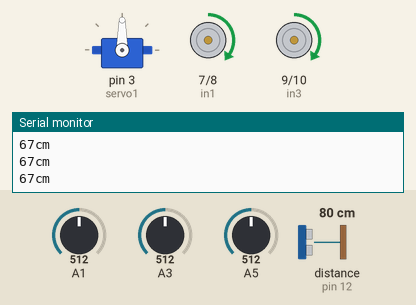
Bench run of a sketch on a simulated Arduino Uno, built with avr-gcc and run on an emulated ATmega328P. Shown: servo, motor-driver pin pairs drawn as motors (green arrow = first pin HIGH = forward, orange = second pin HIGH = backward, longer = more drive, scaled by the enable pin), the last lines printed to the serial monitor. Wiring (inferred from the names in the program): ultrasonic range finder: trigger pin 11; echo pin 12. The test bench sets the inputs (shaded band); at power-on: distance to the obstacle (sensor on pin 12) 80 cm, A1 = 512, A3 = 512, A5 = 512. The echo pulse lasts 58.3 µs per cm.

Above: at 1.2 s.
1.3 s: distance to the obstacle (sensor on pin 12) set to 2 cm
At 2.2 s:
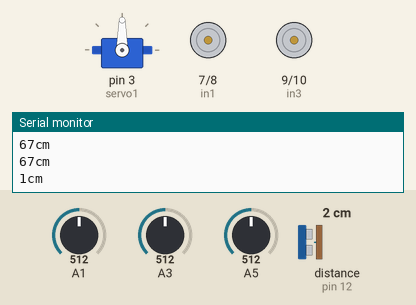
At 3.61 s:
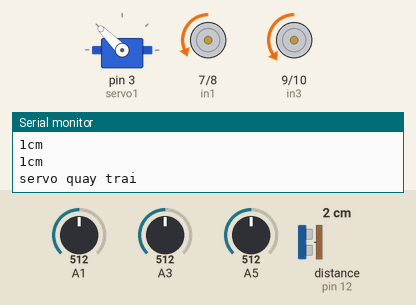
4.3 s: A1 set to 111
7.3 s: A1 set to 96
At 9.0 s:
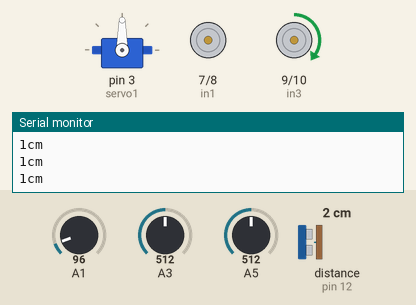
Timing chart, 0 to 10.5 s (numbered marks = the images above; inputs shaded):
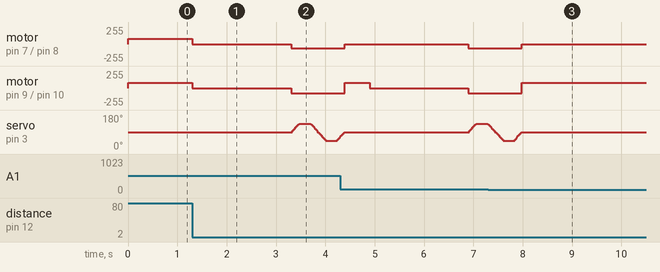

Measured:
- the behaviour switches between 101 and 100 on A1 (found by bisection; images 2 and 3)
- after the input at 1.3 s, motor on pin 7 (in1) / pin 8 (in2): forward 78/255 → stopped at once, → backward 65/255 2.0 s later; motor on pin 9 (in3) / pin 10 (in4): forward 78/255 → stopped at once, → backward 78/255 2.0 s later
- after the input at 7.3 s, motor on pin 7 (in1) / pin 8 (in2): goes on until 8.0 s, then stays stopped; motor on pin 9 (in3) / pin 10 (in4): goes on until 8.0 s, then stays forward 78/255; servo on pin 3 (servo1): goes on until 8.0 s, then stays 90°
- by itself, servo on pin 3 (servo1): rises from 60° to 135° in 2.8 s, then falls to 132° in 0.23 s

The sketch:

dolinevatcan1.ino
```cpp
#include <Servo.h>
#include <RedBot.h>
RedBotSensor left_sen = RedBotSensor(A1); //Chân S1
//RedBotSensor left_sen1 = RedBotSensor(A2); //Chân S2
RedBotSensor center_sen = RedBotSensor(A3); //Chân S3
RedBotSensor right_sen = RedBotSensor(A5);//Chân S4
//RedBotSensor right_sen1 = RedBotSensor(A4);//Chân S5

int lineStandard = 100;
// mach cau H ( tu trai qua phai: day trang so 5, day xam so 10, day tim so 9, day xanh duong so 8 , day xanh la so  7, day vang dam so 6,)
//tren trai mach cau H gom: enA-in4-in3      con ben phai gom:enB-in2-in1    mach cau H hoat dong tu phai sang trai
byte in1 =7;
byte in2 =8;
byte in3 =9;
byte in4 =10;
int enA = 5;
int enB = 6;
int i,j;
int k,t;
int n,x;
#define trig 11  // khai bao chan 11 la chan trig cua sieu am
#define echo 12  // khai bao chan 12 la chan echo cua sieu am
int  spd=78;// giá trị băm xung=50% cong suat(191/255)
Servo servo1;
void setup() {
pinMode (trig, OUTPUT);
pinMode (echo, INPUT);
Serial.begin(9600);
servo1.attach(3);// Khai báo chân servo
pinMode(in1,OUTPUT);
pinMode(in2,OUTPUT);
pinMode(in3,OUTPUT);
pinMode(in4,OUTPUT);
pinMode(enA,OUTPUT);
pinMode(enB,OUTPUT);

}
void  line_follow(){

 if(left_sen.read()>lineStandard && center_sen.read()<lineStandard && right_sen.read()>lineStandard){
   motor_forw();
 }else if(left_sen.read()<lineStandard ){
   motor_right();
 }
 else if( right_sen.read()<lineStandard){
   motor_left();
 }
 else if( right_sen.read()<lineStandard && center_sen.read()<lineStandard){
   Stop();
   delay(1000);
   motor_left();
   delay(1000);

 }else if(left_sen.read()<lineStandard && center_sen.read()<lineStandard){
   Stop();
   delay(1000);
   motor_right();
   delay(1000);
 }

 else if(left_sen.read()<lineStandard && center_sen.read()<lineStandard && right_sen.read()<lineStandard){
   Stop;
  // delay(1000);
 }


}

// moto:  di lui la HIGH-LOW, di thuan la LOW-HIGH, di thang la LOW-LOW
void motor_forw() // chương trình con cho xe chay tới
{
analogWrite(enA,spd);
analogWrite(enB,spd);
digitalWrite(in1,HIGH);//motor bên trái chạy tới
digitalWrite(in3,HIGH);// motor bên phải chạy tới
//delay(1000);
digitalWrite(in2,LOW);
digitalWrite(in4,LOW);
//delay(1000);
}
void motor_back()// chương trình con robot chạy lùi
{
analogWrite(enA,65);
analogWrite(enB,65);
digitalWrite(in2,HIGH);
digitalWrite(in4,HIGH);
//delay(1000);
digitalWrite(in1,LOW);
digitalWrite(in3,LOW);
//delay(1000);
}
void motor_left()
{
analogWrite(enA,70);
analogWrite(enB,80);
digitalWrite(in1,HIGH);
digitalWrite(in2,LOW);
//delay(5000);
digitalWrite(in3,LOW);
digitalWrite(in4,LOW);
//delay(5000);
}
void motor_right()
{
analogWrite(enA,spd);
analogWrite(enB,spd);
digitalWrite(in3,HIGH);
digitalWrite(in1,LOW);
//delay(5000);
digitalWrite(in2,LOW);
digitalWrite(in4,LOW);
//delay(5000);
}
void motor_tack()
{
analogWrite(enA,spd);
analogWrite(enB,spd);
digitalWrite(in1,LOW);
digitalWrite(in2,LOW);
digitalWrite(in3,LOW);
digitalWrite(in4,LOW);
//delay(1000);
}
void Stop()
{
analogWrite(enA,0);
analogWrite(enB,0);
digitalWrite(in1,LOW);
digitalWrite(in2,LOW);
digitalWrite(in3,LOW);
digitalWrite(in4,LOW);
//delay(1000);
}

int distance() // do khoang cach vat can,khong hieu hoi thay
{
   int dir;
   int time;
   digitalWrite(trig,LOW);
   delayMicroseconds(2);
   digitalWrite(trig,HIGH);
   delayMicroseconds(5);
   digitalWrite(trig,LOW);
   time =pulseIn(echo,HIGH);
   dir =0.029*(time/2);
   dir = dir;
   if(dir < 255)
   {
   Serial.print(dir);
   Serial.println("cm");
   return dir;
   }
}
void servo_trai()
{
   for (t=90; t<=135; t=t+3)
    {

        servo1.write(t);
        delay(10); // đợi 3 mili dây

    }
    Serial.println("servo quay trai");

}

void servo_vetrai()
{
  for (i=135; i>=90; i=i-3)
    {

        servo1.write(i);
        delay(10); // đợi 3 mili dây
    }
Serial.println("servo ve tu trai");

}
 void servo_phai()
 {
    for (k=90; k>=45; k=k-3)
    {

        servo1.write(k);
        delay(10);

    }
     Serial.println("servo qua phai");

 }
void servo_vephai()
{
for (j=45; j<=90; j=j+3)
    {

        servo1.write(j);
        delay(10);
    }
Serial.println("servo ve tu phai");
}

void motor_robotic()
{
  while(distance() >= 15)// khoang cach lon hon 15cm
  {
  for (x=49; x<=132; x=x+3)//goc servo quay
   {
      Serial.println("servo ra ben trai");
        servo1.write(x);
        delay(5);
        if (distance() < 15)  break;
  while (distance() >= 15)
  {
    motor_forw();
    break;
   }
  }
  for (x=132; x>=49; x=x-3)// Nếu ta cố điều khiển servo vượt quá những giới hạn cơ học của nó , trục ra của động cơ sẽ đụng vật cản bên trong, dẫn đến các bánh răng bị mài mòn hay bị rơ.
                           // Hiện tượng này kéo dài hơn vài giây sẽ làm bánh răng của động cơ bị phá hủy
  {
      Serial.println("servo ra ben phai");
        servo1.write(x);
        delay(5);
        if (distance() < 15)  break;
        while (distance() >= 15)
  {
      motor_forw();
    break;
   }
    }
  }
}
void motor_robot()
{
 while   (distance() < 15)
  {

  //motor_tack();
  motor_back();
 // delay(5);
 // motor_tack();
  servo_trai();
  delay(200);
  Serial.println("luu vao ROM 2 thong so nay:");
  float b = (distance());// lay gia tri khoang cach vat ben trai gan vao b
  delay(20);
  servo_vetrai();
  servo_phai();
   delay(200);
  Serial.println("luu vao ROM 3 thong so nay:");
  int c = (distance());  //lay gia tri khoang cach vat can ben phai gan vao c
  delay(20);
  servo_vephai();

    if (b > 15 &&  c > 15 )
    {

    motor_back();
    //delay(5);
    //motor_right();
    motor_forw();
    //delay(100);

    }
    else if (b > 15 && c < 15)
    {

    motor_back();
    //delay(5);
    motor_left();
    //delay(500);
    }
    else if (b < 15 && c > 15 )
    {

    motor_back();
    //delay(5);
    motor_right();
    delay(500);
    }
    else if (b < 15 && c < 15  )
    {

    motor_back();
    //delay(5);
    //motor_tack();
    //motor_forw();
    //delay(500);
    motor_right();
    delay(500);
  }


break;
  }
}

void loop() {
 if((left_sen.read()<lineStandard||right_sen.read()<lineStandard||center_sen.read()<lineStandard)&& distance()> 15 ){
     line_follow();
 }

 if((left_sen.read()>lineStandard&&right_sen.read()>lineStandard&&center_sen.read()>lineStandard)&&(distance()<=15)){
         Stop();
         delay(2000);
         motor_robotic();
         motor_robot();
 }
 if(left_sen.read()>lineStandard && center_sen.read()>lineStandard && right_sen.read()>lineStandard){
   motor_forw();
   if(left_sen.read()<lineStandard||right_sen.read()<lineStandard||center_sen.read()<lineStandard ){
     Stop();
     delay(1000);
     line_follow();
 }

  // delay(1000);
 }
}
```
